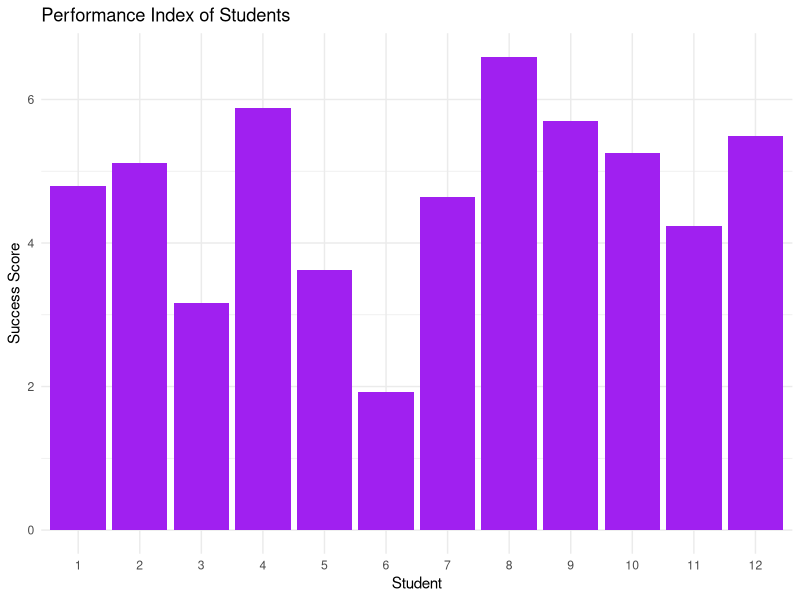
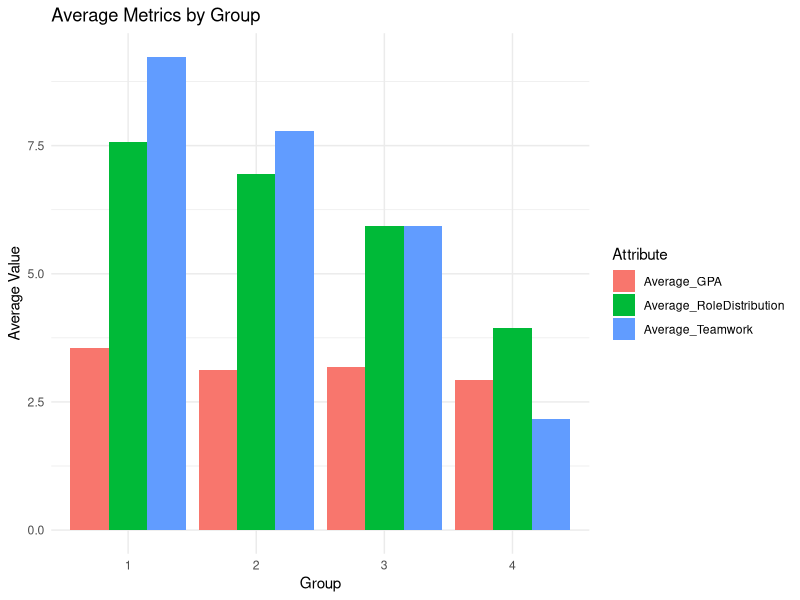
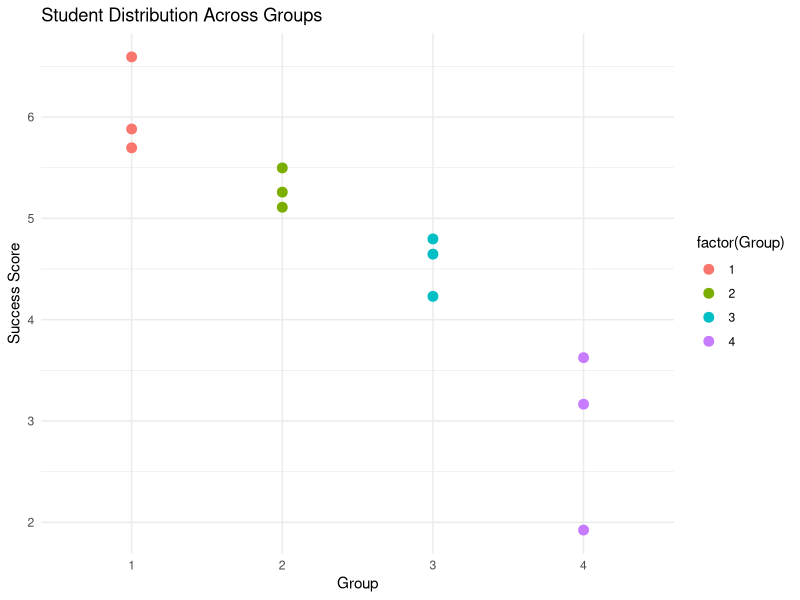
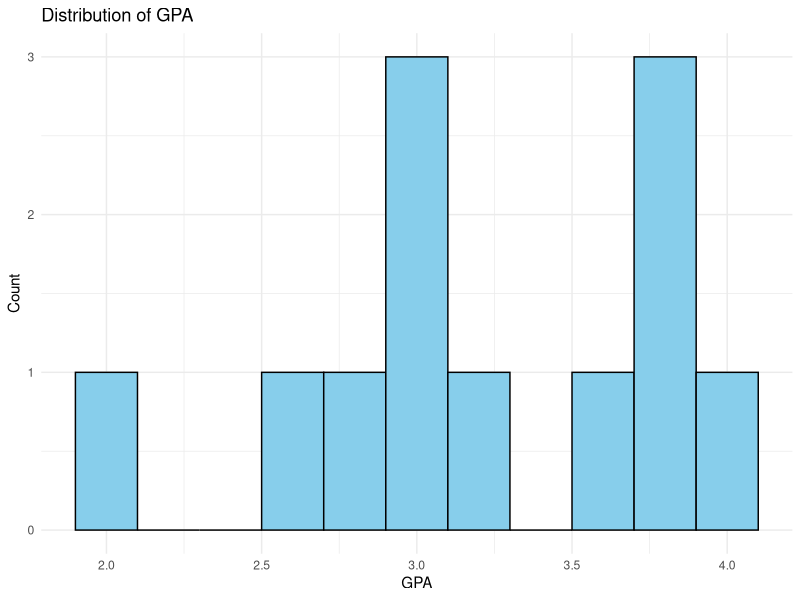
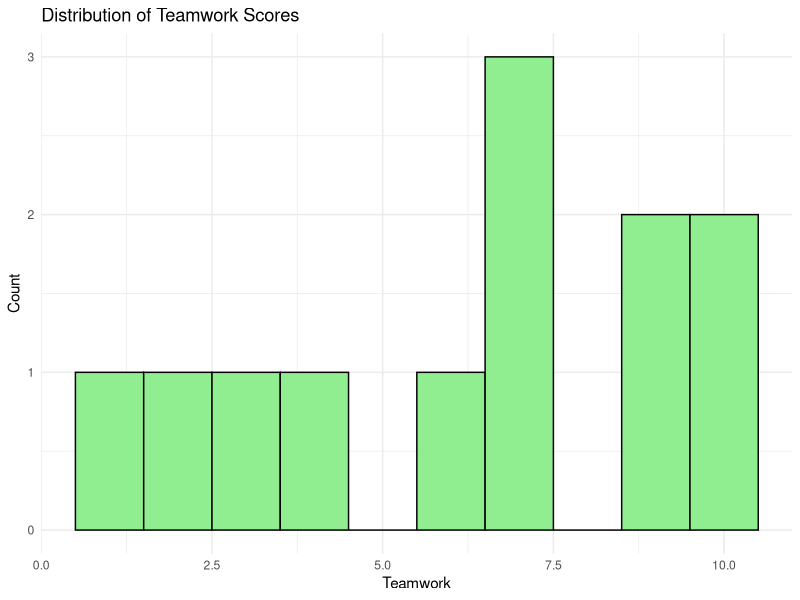
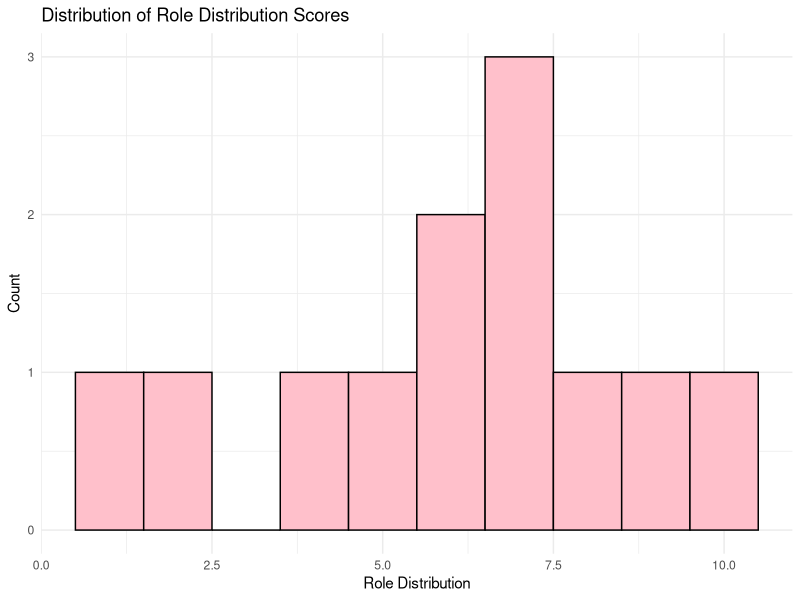
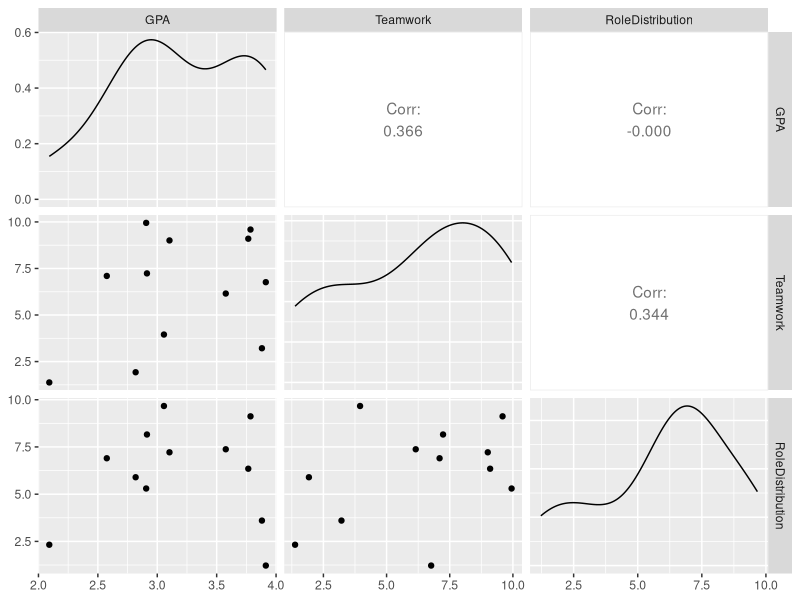

Generate these figures, in order, with R:
## ---- chunk 1
knitr::opts_chunk$set(echo = TRUE)
## ---- chunk 2
# Load required libraries
library(lpSolve)
library(ggplot2)
library(dplyr)
library(tidyr)
## ---- chunk 3
# Step 1: Generate random data for the factors
set.seed(123) # For reproducibility
num_students <- 12
num_groups <- 4
## ---- chunk 4
gpa <- runif(num_students, 2.0, 4.0) # GPA between 2.0 and 4.0
teamwork <- runif(num_students, 1, 10) # Teamwork score between 1 and 10
role <- runif(num_students, 1, 10) # Role Distribution score between 1 and 10
## ---- chunk 5
groups_data <- data.frame(Student = 1:num_students, GPA = gpa, Teamwork = teamwork, RoleDistribution = role)
print(groups_data)

# Step 2: Define the weights for the success score
weightage <- c(0.5, 0.3, 0.2) # Weight for GPA, Teamwork, Role Distribution respectively
## ---- chunk 6
# Step 3: Calculate the "performance index" matrix for groups
performance_index <- as.vector(groups_data$GPA * weightage[1] + 
                            groups_data$Teamwork * weightage[2] + 
                            groups_data$RoleDistribution * weightage[3])
## ---- chunk 7
# Step 4: Formulate the optimization problem
# Decision variables: 1 if student i is in group j, 0 otherwise
decision_matrix <- matrix(0, nrow = num_students, ncol = num_students * num_groups)

for (i in 1:num_students) {
  for (j in 1:num_groups) {
    decision_matrix[i, (j - 1) * num_students + i] <- 1
  }
}
## ---- chunk 8
# Constraint 1: Each student should belong to exactly one group
student_constraints <- decision_matrix
student_constraints_rhs <- rep(1, num_students)

# Constraint 2: Each group should have exactly 3 students
group_constraints <- matrix(0, nrow = num_groups, ncol = ncol(decision_matrix))

for (j in 1:num_groups) {
  for (i in 1:num_students) {
    group_constraints[j, (j - 1) * num_students + i] <- 1
  }
}
group_constraints_rhs <- rep(3, num_groups)
## ---- chunk 9
constraint_matrix <- rbind(student_constraints, group_constraints)
constraint_rhs <- c(student_constraints_rhs, group_constraints_rhs)
constraint_dir <- c(rep("=", num_students), rep("=", num_groups))
## ---- chunk 10
# Objective function: Maximize the success score
objective_fn <- rep(performance_index, num_groups)

# Solve the model using lpSolve
solution <- lp("max", objective_fn, constraint_matrix, constraint_dir, constraint_rhs)
## ---- chunk 11
# Extract results
decision_vars <- matrix(solution$solution, nrow = num_students, byrow = FALSE)
rownames(decision_vars) <- paste("Student", 1:num_students)
colnames(decision_vars) <- paste("Group", 1:num_groups)

# Print the results
cat("Objective function value (maximized performance Index):", solution$objval, "\n")
print("Optimal group assignments (decision variables):")
print(decision_vars)
## ---- chunk 12
# Step 5: Generate insights
# Aggregate students into groups
groups <- apply(decision_vars, 1, which.max)
groups_data$Group <- groups
group_assignments <- split(groups_data, groups)
print("Group Assignments:")
print(group_assignments)
## ---- chunk 13
# Visualizing the results
# Plot 1: Bar plot of success scores for students
groups_data$SuccessScore <- performance_index
ggplot(groups_data, aes(x = factor(Student), y = SuccessScore)) +
  geom_bar(stat = "identity", fill = "purple") +
  labs(title = "Performance Index of Students", x = "Student", y = "Success Score") +
  theme_minimal()

## ---- chunk 14
# Plot 2: Group-wise average GPA, Teamwork, and Role Distribution
group_means <- groups_data %>%
  group_by(Group) %>%
  summarise(Average_GPA = mean(GPA), 
            Average_Teamwork = mean(Teamwork), 
            Average_RoleDistribution = mean(RoleDistribution)) %>%
  pivot_longer(cols = c(Average_GPA, Average_Teamwork, Average_RoleDistribution), 
               names_to = "Attribute", 
               values_to = "Average")

ggplot(group_means, aes(x = factor(Group), y = Average, fill = Attribute)) +
  geom_bar(stat = "identity", position = position_dodge()) +
  labs(title = "Average Metrics by Group", x = "Group", y = "Average Value") +
  theme_minimal()

## ---- chunk 15
# Plot 3: Scatter plot showing student distribution across groups
ggplot(groups_data, aes(x = factor(Group), y = SuccessScore, color = factor(Group))) +
  geom_point(size = 3) +
  labs(title = "Student Distribution Across Groups", x = "Group", y = "Success Score") +
  theme_minimal()
## ---- chunk 16
library(ggplot2)
library(GGally)

# Histogram for GPA
ggplot(groups_data, aes(x = GPA)) +
  geom_histogram(binwidth = 0.2, fill = "skyblue", color = "black") +
  labs(title = "Distribution of GPA", x = "GPA", y = "Count") +
  theme_minimal()

# Histogram for Teamwork
ggplot(groups_data, aes(x = Teamwork)) +
  geom_histogram(binwidth = 1, fill = "lightgreen", color = "black") +
  labs(title = "Distribution of Teamwork Scores", x = "Teamwork", y = "Count") +
  theme_minimal()

# Histogram for Role Distribution
ggplot(groups_data, aes(x = RoleDistribution)) +
  geom_histogram(binwidth = 1, fill = "pink", color = "black") +
  labs(title = "Distribution of Role Distribution Scores", x = "Role Distribution", y = "Count") +
  theme_minimal()

ggpairs(groups_data[, c("GPA", "Teamwork", "RoleDistribution")],
      main = "Pairwise Scatterplots of Factors",
      pch = 21, bg = "skyblue")
